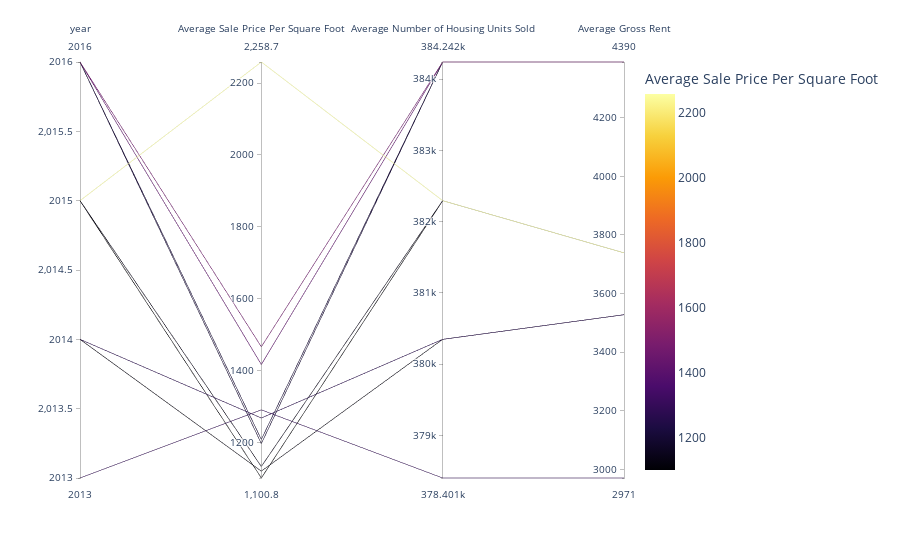

Here is the notebook cell this chart was saved with:
### Code cell
# Parallel Coordinates Plot
coordinates_chart = px.parallel_coordinates(new_avg, color = "Average Sale Price Per Square Foot", color_continuous_scale = px.colors.sequential.Inferno)
coordinates_chart

### Figure 1 — Plotly figure (JSON) as saved in the notebook; plotly's stock layout.template omitted (floating-point values rounded to 4 significant figures)
{"data": [{"dimensions": [{"label": "year", "values": [2015, 2016, 2016, 2013, 2014, 2016, 2016, 2015, 2014, 2015]}, {"label": "Average Sale Price Per Square Foot", "values": [2259.0, 1466.0, 1417.0, 1290.0, 1268.0, 1208.0, 1197.0, 1133.0, 1120.0, 1101.0]}, {"label": "Average Number of Housing Units Sold", "values": [382295, 384242, 384242, 378401, 380348, 384242, 384242, 382295, 380348, 382295]}, {"label": "Average Gross Rent", "values": [3739, 4390, 4390, 2971, 3528, 4390, 4390, 3739, 3528, 3739]}], "domain": {"x": [0, 1], "y": [0, 1]}, "line": {"color": [2259.0, 1466.0, 1417.0, 1290.0, 1268.0, 1208.0, 1197.0, 1133.0, 1120.0, 1101.0], "coloraxis": "coloraxis"}, "name": "", "type": "parcoords"}], "layout": {"autosize": true, "coloraxis": {"colorbar": {"title": {"text": "Average Sale Price Per Square Foot"}}, "colorscale": [[0, "#000004"], [0.1111, "#1b0c41"], [0.2222, "#4a0c6b"], [0.3333, "#781c6d"], [0.4444, "#a52c60"], [0.5556, "#cf4446"], [0.6667, "#ed6925"], [0.7778, "#fb9b06"], [0.8889, "#f7d13d"], [1, "#fcffa4"]]}, "legend": {"tracegroupgap": 0}, "margin": {"t": 60}}}
